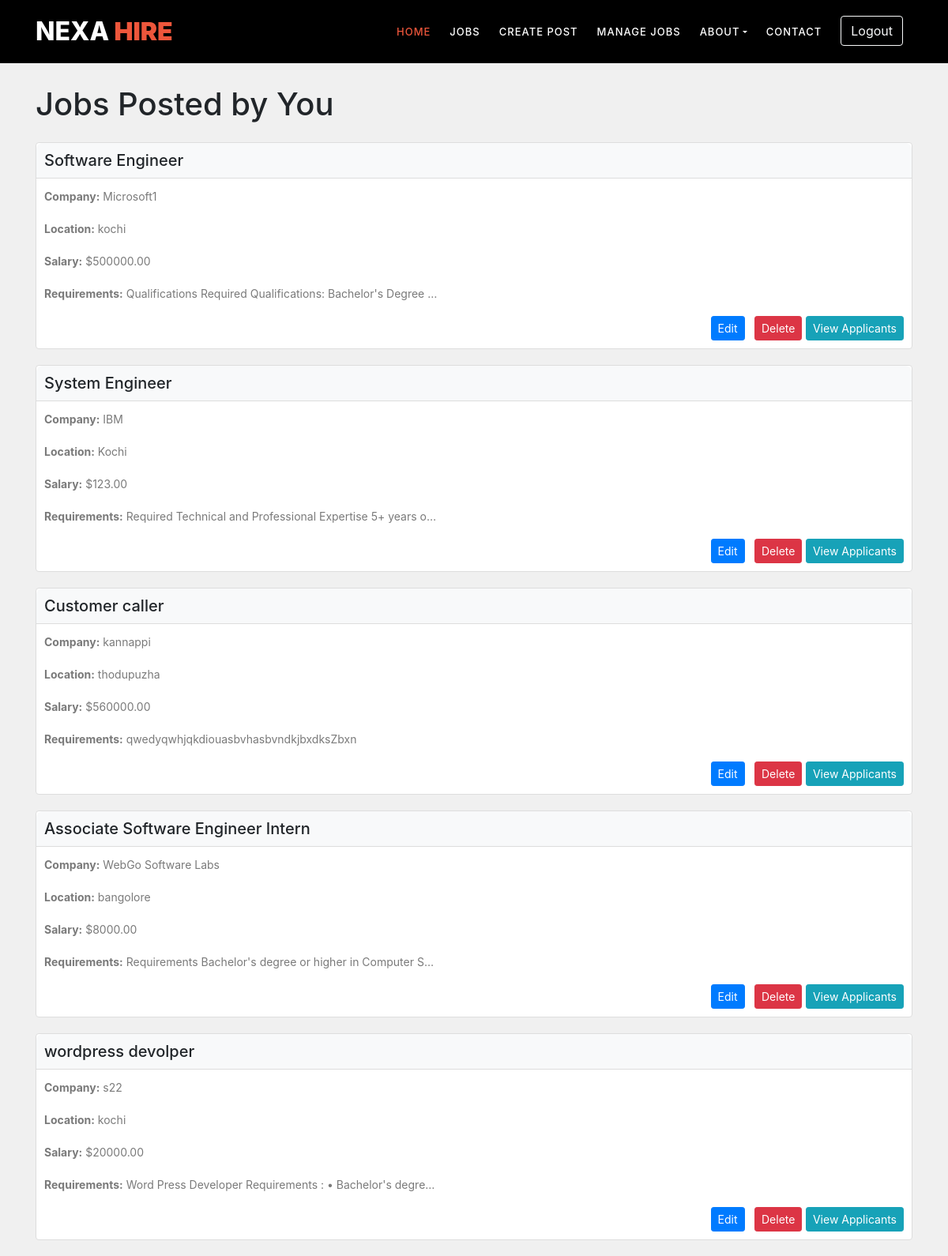
The page /jobs/recruiter-jobs/ (signed in) on the database its author committed.
### jobs/models.py (models this page shows, shortened)
class Job(models.Model):
    title = models.CharField(max_length=255)
    company_name = models.CharField(max_length=255)
    description = models.TextField()
    location = models.CharField(max_length=100)
    salary = models.DecimalField(max_digits=10, decimal_places=2)
    requirements = models.TextField()
    recruiter = models.ForeignKey(settings.AUTH_USER_MODEL, on_delete=models.CASCADE)
    created_at = models.DateTimeField(auto_now_add=True)
    company_logo = models.ImageField(upload_to='company_logos', default='https://cdn3.vectorstock.com/i/1000x1000/24/92/find-job-logo-icon-design-vector-22742492.jpg')

### jobs/views.py (the view)
# urls.py: path('recruiter-jobs/', views.recruiter_jobs, name='recruiter_jobs'),
def recruiter_jobs(request):
    recruiter_user = request.user
    jobs_by_recruiter = Job.objects.filter(recruiter_id=recruiter_user.id)
    return render(request, 'jobs/recruiter_jobs.html', {'jobs': jobs_by_recruiter})

### templates/jobs/recruiter_jobs.html (shortened to what this page needs)
{% load static %}
<!DOCTYPE html>
<html lang="en">
<head>
    <link rel="stylesheet" type="text/css" href="{% static 'assets/css/bootstrap.min.css'%}">
    <link rel="stylesheet" type="text/css" href="{% static 'assets/css/font-awesome.css' %}">
    <link rel="stylesheet" href="{% static 'assets/css/style.css' %}">
    <link href="https://stackpath.bootstrapcdn.com/bootstrap/4.5.2/css/bootstrap.min.css" rel="stylesheet">
</head>
<body>
    <header class="header-area header-sticky">
        <div class="container nav-container">
            <div class="row">
                <div class="col-12">
                    <nav class="main-nav">
                        <a href="index.html" class="logo">NEXA<em> HIRE</em></a>
                        <ul class="nav">
                            <li><a href="index.html" class="active">Home</a></li>
                             <li><a href="{% url 'jobs:job_list' %}">Jobs</a></li>
                             <li ><a  href="{% url 'jobs:create_job' %}">Create post</a></li>
                             <li> <a  href="{% url 'jobs:recruiter_jobs' %}">Manage Jobs</a>
                            </li>
                            <li class="dropdown">
                                <a class="dropdown-toggle" data-toggle="dropdown" href="#" role="button" aria-haspopup="true" aria-expanded="false">About</a>
                            </li>
                            <li><a href="contact.html">Contact</a></li>
                            <li >
                                {% if user.is_authenticated %}
                                <form action="{% url 'logout' %}" method="post" class="form-inline">
                                  <button type="submit" class="btn btn-outline-light my-2 my-sm-0">Logout</button>
                              </form>
                                {% endif %}
                            </li>
                        </ul>
                    </nav>
                </div>
            </div>
        </div>
    </header>
    <div class="container mt-5 hd">
        <h1 class="mb-4">Jobs Posted by You</h1>
        <div class="row">
            {% for job in jobs %}
                <div class="col-md-12">
                    <div class="card job-card">
                        <div class="job-card-header">
                            <h5 class="card-title mb-0">{{ job.title }}</h5>
                        </div>
                        <div class="job-card-body">
                            <p class="card-text"><strong>Company:</strong> {{ job.company_name }}</p>
                            <p class="card-text"><strong>Location:</strong> {{ job.location }}</p>
                            <p class="card-text"><strong>Salary:</strong> ${{ job.salary }}</p>
                            <p class="card-text"><strong>Requirements:</strong> {{ job.requirements }}</p>
                            <div class="text-right">
                                <a href="{% url 'jobs:edit_job' job.id %}" class="btn btn-primary btn-sm mr-2">Edit</a>
                                <a href="{% url 'jobs:delete_job' job.id %}" class="btn btn-danger btn-sm">Delete</a>
                                <a href="{% url 'jobs:view_applicants' job.id %}" class="btn btn-info btn-sm">View Applicants</a>
                            </div>
                        </div>
                    </div>
                </div>
            {% empty %}
                <div class="col-12">
                    <div class="alert alert-info" role="alert">
                        No jobs posted yet.
                    </div>
                </div>
            {% endfor %}
        </div>
    </div>
</body>
</html>

### static/assets/css/style.css (style rules this page uses)
html, body, div, span, applet, object, iframe, h1, h2, h3, h4, h5, h6, p, blockquote, div pre, a, abbr, acronym, address, big, cite, code, del, dfn, em, font, img, ins, kbd, q, s, samp, small, strike, strong, sub, sup, tt, var, b, u, i, center, dl, dt, dd, ol, ul, li, figure, header, nav, section, article, aside, footer, figcaption { margin: 0; padding: 0; border: 0; outline: 0; }
ul, li { padding: 0; margin: 0; list-style: none; }
header, nav, section, article, aside, footer, hgroup { display: block; }
* { box-sizing: border-box; }
html, body { font-family: 'Poppins', sans-serif; font-weight: 400; background-color: #fff; font-size: 16px; -ms-text-size-adjust: 100%; -webkit-font-smoothing: antialiased; -moz-osx-font-smoothing: grayscale; }
a { text-decoration: none !important; }
h1, h2, h3, h4, h5, h6 { margin-top: 0px; margin-bottom: 0px; }
ul { margin-bottom: 0px; }
p { font-size: 14px; line-height: 25px; color: #7a7a7a; }
.card-text { width: 500px; white-space: nowrap; overflow: hidden; text-overflow: ellipsis; }
html, body { background: #fff; font-family: 'Poppins', sans-serif; }
.header-area { position: absolute; top: 0px; left: 0px; right: 0px; z-index: 100; height: 80px; background: rgba(250,250,250,0.1); -webkit-transition: all .5s ease 0s; -moz-transition: all .5s ease 0s; -o-transition: all .5s ease 0s; transition: all .5s ease 0s; }
.header-area .main-nav { min-height: 80px; background: transparent; }
.header-area .main-nav .logo { line-height: 80px; color: #fff; font-size: 32px; font-weight: 800; text-transform: uppercase; float: left; -webkit-transition: all 0.3s ease 0s; -moz-transition: all 0.3s ease 0s; -o-transition: all 0.3s ease 0s; transition: all 0.3s ease 0s; }
.header-area .main-nav .logo em { font-style: normal; color: #ed563b; font-weight: 900; }
.header-area .main-nav .nav { float: right; margin-top: 27px; margin-right: 0px; background-color: transparent; -webkit-transition: all 0.3s ease 0s; -moz-transition: all 0.3s ease 0s; -o-transition: all 0.3s ease 0s; transition: all 0.3s ease 0s; position: relative; z-index: 999; }
.header-area .main-nav .nav li { padding-left: 20px; padding-right: 20px; }
.header-area .main-nav .nav li a { display: block; font-weight: 500; font-size: 13px; color: #7a7a7a; text-transform: uppercase; -webkit-transition: all 0.3s ease 0s; -moz-transition: all 0.3s ease 0s; -o-transition: all 0.3s ease 0s; transition: all 0.3s ease 0s; height: 40px; line-height: 40px; border: transparent; letter-spacing: 1px; }
.header-area .main-nav .nav li a { color: #fff; }
.header-area .main-nav .nav li:hover > a, .header-area .main-nav .nav li > a.active { color: #ed563b!important; opacity: 1; }
.header-area.header-sticky { min-height: 80px; }
.header-area.header-sticky .nav { margin-top: 20px !important; }
.header-area.header-sticky .nav li a.active { color: #ed563b; }
@media (max-width: 1200px) { .header-area .main-nav .nav li { padding-left: 12px; padding-right: 12px; } }
@media (max-width: 1200px) { .header-area .main-nav:before { display: none; } }
@media (min-width: 767px) { .header-area .main-nav .nav { display: flex !important; } }
.btn-primary { border-color: #ed563b; background-color: #ed563b; }
a { color: #ed563b; }

### templates/jobs/recruiter_jobs.html (style rules this page uses)
.job-card { margin-bottom: 20px; border: 1px solid #ddd; width=100%; }
.job-card-header { background-color: #f8f9fa; padding: 10px; border-bottom: 1px solid #ddd; border-top-left-radius: 8px; border-top-right-radius: 8px; }
.job-card-body { padding: 10px; }
.hd { margin-top:50px; padding-top:60px; }
.header-area { background-color: black; }
body { background-color: #f0f0f0; }

### rows shown on the page
Job: title "Software Engineer", company_name "Microsoft1", location "kochi", salary "500000.00", requirements "Qualifications Required Qualifications: Bachelor's Degree…"
Job: title "System Engineer", company_name "IBM", location "Kochi", salary "123.00", requirements "Required Technical and Professional Expertise 5+ years o…"
Job: title "Customer caller", company_name "kannappi", location "thodupuzha", salary "560000.00", requirements "qwedyqwhjqkdiouasbvhasbvndkjbxdksZbxn"
Job: title "Associate Software Engineer Intern", company_name "WebGo Software Labs", location "bangolore", salary "8000.00", requirements "Requirements Bachelor's degree or higher in Computer S…"
Job: title "wordpress devolper", company_name "s22", location "kochi", salary "20000.00", requirements "Word Press Developer Requirements : • Bachelor's degre…"
